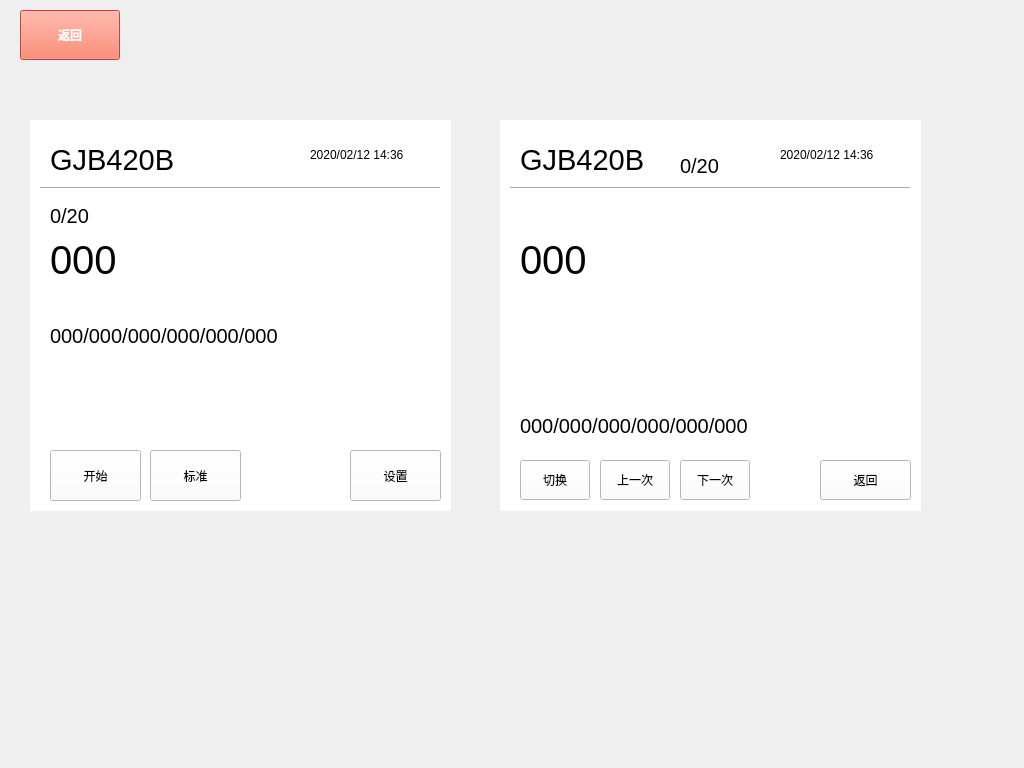
<?xml version="1.0" encoding="UTF-8"?>
<ui version="4.0">
 <class>ParticleCounterTest</class>
 <widget class="QWidget" name="ParticleCounterTest">
  <property name="geometry">
   <rect>
    <x>0</x>
    <y>0</y>
    <width>1024</width>
    <height>768</height>
   </rect>
  </property>
  <property name="windowTitle">
   <string>样品测量</string>
  </property>
  <widget class="QWidget" name="widget" native="true">
   <property name="geometry">
    <rect>
     <x>30</x>
     <y>120</y>
     <width>421</width>
     <height>391</height>
    </rect>
   </property>
   <property name="styleSheet">
    <string notr="true">background: #fff;</string>
   </property>
   <widget class="QWidget" name="widget_2" native="true">
    <property name="geometry">
     <rect>
      <x>10</x>
      <y>10</y>
      <width>400</width>
      <height>60</height>
     </rect>
    </property>
    <property name="styleSheet">
     <string notr="true"/>
    </property>
    <widget class="QLabel" name="label">
     <property name="geometry">
      <rect>
       <x>10</x>
       <y>10</y>
       <width>150</width>
       <height>40</height>
      </rect>
     </property>
     <property name="font">
      <font>
       <pointsize>22</pointsize>
      </font>
     </property>
     <property name="text">
      <string>GJB420B</string>
     </property>
    </widget>
    <widget class="QLabel" name="label_2">
     <property name="geometry">
      <rect>
       <x>270</x>
       <y>10</y>
       <width>120</width>
       <height>30</height>
      </rect>
     </property>
     <property name="text">
      <string>2020/02/12 14:36</string>
     </property>
    </widget>
    <widget class="Line" name="line">
     <property name="geometry">
      <rect>
       <x>0</x>
       <y>50</y>
       <width>401</width>
       <height>16</height>
      </rect>
     </property>
     <property name="orientation">
      <enum>Qt::Horizontal</enum>
     </property>
    </widget>
   </widget>
   <widget class="QLabel" name="label_3">
    <property name="geometry">
     <rect>
      <x>20</x>
      <y>80</y>
      <width>41</width>
      <height>31</height>
     </rect>
    </property>
    <property name="font">
     <font>
      <pointsize>15</pointsize>
     </font>
    </property>
    <property name="text">
     <string>0/20</string>
    </property>
   </widget>
   <widget class="QLabel" name="label_4">
    <property name="geometry">
     <rect>
      <x>20</x>
      <y>120</y>
      <width>101</width>
      <height>40</height>
     </rect>
    </property>
    <property name="font">
     <font>
      <pointsize>30</pointsize>
     </font>
    </property>
    <property name="text">
     <string>000</string>
    </property>
   </widget>
   <widget class="QLabel" name="label_5">
    <property name="geometry">
     <rect>
      <x>20</x>
      <y>200</y>
      <width>371</width>
      <height>31</height>
     </rect>
    </property>
    <property name="font">
     <font>
      <pointsize>15</pointsize>
     </font>
    </property>
    <property name="text">
     <string>000/000/000/000/000/000</string>
    </property>
   </widget>
   <widget class="QPushButton" name="pushButton">
    <property name="geometry">
     <rect>
      <x>20</x>
      <y>330</y>
      <width>91</width>
      <height>51</height>
     </rect>
    </property>
    <property name="text">
     <string>开始</string>
    </property>
   </widget>
   <widget class="QPushButton" name="pushButton_2">
    <property name="geometry">
     <rect>
      <x>120</x>
      <y>330</y>
      <width>91</width>
      <height>51</height>
     </rect>
    </property>
    <property name="text">
     <string>标准</string>
    </property>
   </widget>
   <widget class="QPushButton" name="pushButton_3">
    <property name="geometry">
     <rect>
      <x>320</x>
      <y>330</y>
      <width>91</width>
      <height>51</height>
     </rect>
    </property>
    <property name="text">
     <string>设置</string>
    </property>
   </widget>
  </widget>
  <widget class="QWidget" name="widget_3" native="true">
   <property name="geometry">
    <rect>
     <x>500</x>
     <y>120</y>
     <width>421</width>
     <height>391</height>
    </rect>
   </property>
   <property name="styleSheet">
    <string notr="true">background: #fff;</string>
   </property>
   <widget class="QWidget" name="widget_4" native="true">
    <property name="geometry">
     <rect>
      <x>10</x>
      <y>10</y>
      <width>400</width>
      <height>60</height>
     </rect>
    </property>
    <property name="styleSheet">
     <string notr="true"/>
    </property>
    <widget class="QLabel" name="label_6">
     <property name="geometry">
      <rect>
       <x>10</x>
       <y>10</y>
       <width>150</width>
       <height>40</height>
      </rect>
     </property>
     <property name="font">
      <font>
       <pointsize>22</pointsize>
      </font>
     </property>
     <property name="text">
      <string>GJB420B</string>
     </property>
    </widget>
    <widget class="QLabel" name="label_7">
     <property name="geometry">
      <rect>
       <x>270</x>
       <y>10</y>
       <width>120</width>
       <height>30</height>
      </rect>
     </property>
     <property name="text">
      <string>2020/02/12 14:36</string>
     </property>
    </widget>
    <widget class="Line" name="line_2">
     <property name="geometry">
      <rect>
       <x>0</x>
       <y>50</y>
       <width>401</width>
       <height>16</height>
      </rect>
     </property>
     <property name="orientation">
      <enum>Qt::Horizontal</enum>
     </property>
    </widget>
    <widget class="QLabel" name="label_8">
     <property name="geometry">
      <rect>
       <x>170</x>
       <y>20</y>
       <width>41</width>
       <height>31</height>
      </rect>
     </property>
     <property name="font">
      <font>
       <pointsize>15</pointsize>
      </font>
     </property>
     <property name="text">
      <string>0/20</string>
     </property>
    </widget>
   </widget>
   <widget class="QLabel" name="label_9">
    <property name="geometry">
     <rect>
      <x>20</x>
      <y>120</y>
      <width>101</width>
      <height>40</height>
     </rect>
    </property>
    <property name="font">
     <font>
      <pointsize>30</pointsize>
     </font>
    </property>
    <property name="text">
     <string>000</string>
    </property>
   </widget>
   <widget class="QLabel" name="label_10">
    <property name="geometry">
     <rect>
      <x>20</x>
      <y>290</y>
      <width>371</width>
      <height>31</height>
     </rect>
    </property>
    <property name="font">
     <font>
      <pointsize>15</pointsize>
     </font>
    </property>
    <property name="text">
     <string>000/000/000/000/000/000</string>
    </property>
   </widget>
   <widget class="QPushButton" name="pushButton_4">
    <property name="geometry">
     <rect>
      <x>20</x>
      <y>340</y>
      <width>70</width>
      <height>40</height>
     </rect>
    </property>
    <property name="text">
     <string>切换</string>
    </property>
   </widget>
   <widget class="QPushButton" name="pushButton_5">
    <property name="geometry">
     <rect>
      <x>100</x>
      <y>340</y>
      <width>70</width>
      <height>40</height>
     </rect>
    </property>
    <property name="text">
     <string>上一次</string>
    </property>
   </widget>
   <widget class="QPushButton" name="pushButton_6">
    <property name="geometry">
     <rect>
      <x>320</x>
      <y>340</y>
      <width>91</width>
      <height>40</height>
     </rect>
    </property>
    <property name="text">
     <string>返回</string>
    </property>
   </widget>
   <widget class="QPushButton" name="pushButton_7">
    <property name="geometry">
     <rect>
      <x>180</x>
      <y>340</y>
      <width>70</width>
      <height>40</height>
     </rect>
    </property>
    <property name="text">
     <string>下一次</string>
    </property>
   </widget>
  </widget>
  <widget class="QPushButton" name="backButton">
   <property name="geometry">
    <rect>
     <x>20</x>
     <y>10</y>
     <width>100</width>
     <height>50</height>
    </rect>
   </property>
   <property name="styleSheet">
    <string notr="true">QPushButton { background: #FF6347; color: #fff; font-weight: bold; }</string>
   </property>
   <property name="text">
    <string>返回</string>
   </property>
  </widget>
 </widget>
 <resources/>
 <connections/>
</ui>
